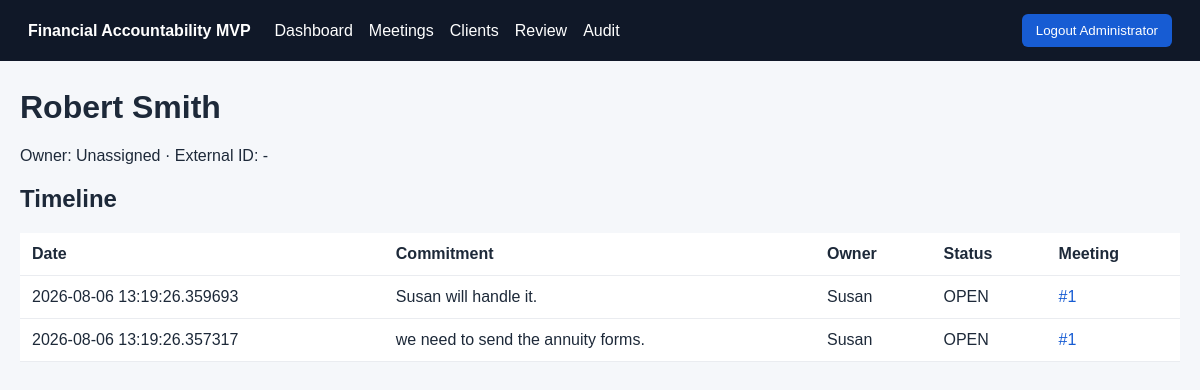
The page /clients/1 (signed in) on the database its author committed.
### app/models.py (models this page shows)
class User(Base):
    __tablename__="users"
    id: Mapped[int]=mapped_column(primary_key=True)
    name: Mapped[str]=mapped_column(String(120))
    email: Mapped[str]=mapped_column(String(180), unique=True, index=True)
    password_hash: Mapped[str]=mapped_column(String(300))
    role: Mapped[str]=mapped_column(String(30), default="ADVISOR")
    active: Mapped[bool]=mapped_column(Boolean, default=True)
    created_at: Mapped[datetime]=mapped_column(DateTime, default=now)

class Client(Base):
    __tablename__="clients"
    id: Mapped[int]=mapped_column(primary_key=True)
    name: Mapped[str]=mapped_column(String(180), unique=True, index=True)
    aliases: Mapped[str]=mapped_column(Text, default="")
    owner: Mapped[str]=mapped_column(String(120), default="Unassigned")
    external_id: Mapped[str|None]=mapped_column(String(120), nullable=True)
    created_at: Mapped[datetime]=mapped_column(DateTime, default=now)
    commitments: Mapped[list["Commitment"]]=relationship(back_populates="client")

class Commitment(Base):
    __tablename__="commitments"
    id: Mapped[int]=mapped_column(primary_key=True)
    meeting_id: Mapped[int]=mapped_column(ForeignKey("meetings.id"))
    client_id: Mapped[int|None]=mapped_column(ForeignKey("clients.id"), nullable=True)
    client_name: Mapped[str]=mapped_column(String(180), default="Unknown")
    description: Mapped[str]=mapped_column(Text)
    owner: Mapped[str]=mapped_column(String(120), default="Unassigned")
    due_date: Mapped[str|None]=mapped_column(String(20), nullable=True)
    status: Mapped[str]=mapped_column(String(30), default="OPEN")
    review_status: Mapped[str]=mapped_column(String(30), default="PENDING_REVIEW")
    confidence: Mapped[float]=mapped_column(Float, default=.5)
    evidence: Mapped[str]=mapped_column(Text, default="")
    created_at: Mapped[datetime]=mapped_column(DateTime, default=now)
    closed_at: Mapped[datetime|None]=mapped_column(DateTime, nullable=True)
    meeting: Mapped[Meeting]=relationship(back_populates="commitments")
    client: Mapped[Client|None]=relationship(back_populates="commitments")

### app/main.py (the view)
@app.get("/clients/{client_id}", response_class=HTMLResponse)
def client_detail(client_id: int, request: Request, db: Session = Depends(get_db)):
    require(request, db)
    client = db.get(Client, client_id)
    if not client: raise HTTPException(404, "Client not found")
    return render(request, "client_detail.html", client=client)

### app/templates/client_detail.html
{% extends 'base.html' %}{% block content %}<h1>{{client.name}}</h1><p>Owner: {{client.owner}} · External ID: {{client.external_id or '-'}}</p><h2>Timeline</h2><table><tr><th>Date</th><th>Commitment</th><th>Owner</th><th>Status</th><th>Meeting</th></tr>{% for c in client.commitments|sort(attribute='created_at', reverse=true) %}<tr><td>{{c.created_at}}</td><td>{{c.description}}</td><td>{{c.owner}}</td><td>{{c.status}}</td><td><a href="/meetings/{{c.meeting_id}}">#{{c.meeting_id}}</a></td></tr>{% endfor %}</table>{% endblock %}

### app/templates/base.html
<!doctype html><html><head><meta charset="utf-8"><meta name="viewport" content="width=device-width"><title>{{ app_name }}</title><link rel="stylesheet" href="/static/style.css"></head><body>
<header><strong>{{ app_name }}</strong>{% if user %}<nav><a href="/">Dashboard</a><a href="/meetings">Meetings</a><a href="/clients">Clients</a><a href="/review">Review</a><a href="/audit">Audit</a></nav><form method="post" action="/logout"><button>Logout {{ user.name }}</button></form>{% endif %}</header><main>{% block content %}{% endblock %}</main></body></html>

### app/static/style.css (style rules this page uses)
:root { font-family:Arial,sans-serif;color:#1d2939;background:#f5f7fa }
body { margin:0 }
header { display:flex;gap:24px;align-items:center;padding:14px 28px;background:#101828;color:white }
header nav { display:flex;gap:16px;flex:1 }
a { color:#175cd3;text-decoration:none }
header a { color:white }
main { max-width:1200px;margin:28px auto;padding:0 20px }
table { width:100%;border-collapse:collapse;background:white }
th,td { text-align:left;padding:12px;border-bottom:1px solid #eaecf0 }
button { padding:9px 14px;border:0;border-radius:6px;background:#175cd3;color:white;cursor:pointer }

### rows shown on the page
User: name "Administrator"
Client: name "Robert Smith", owner "Unassigned"
Commitment: created_at "2026-08-06 13:19:26.359693", description "Susan will handle it.", owner "Susan", status "OPEN", meeting_id "1"
Commitment: created_at "2026-08-06 13:19:26.357317", description "we need to send the annuity forms.", owner "Susan", status "OPEN", meeting_id "1"

### other values the page prints
{{ app_name }} "Financial Accountability MVP"
{{ client.external_id or '-' }} "-"
